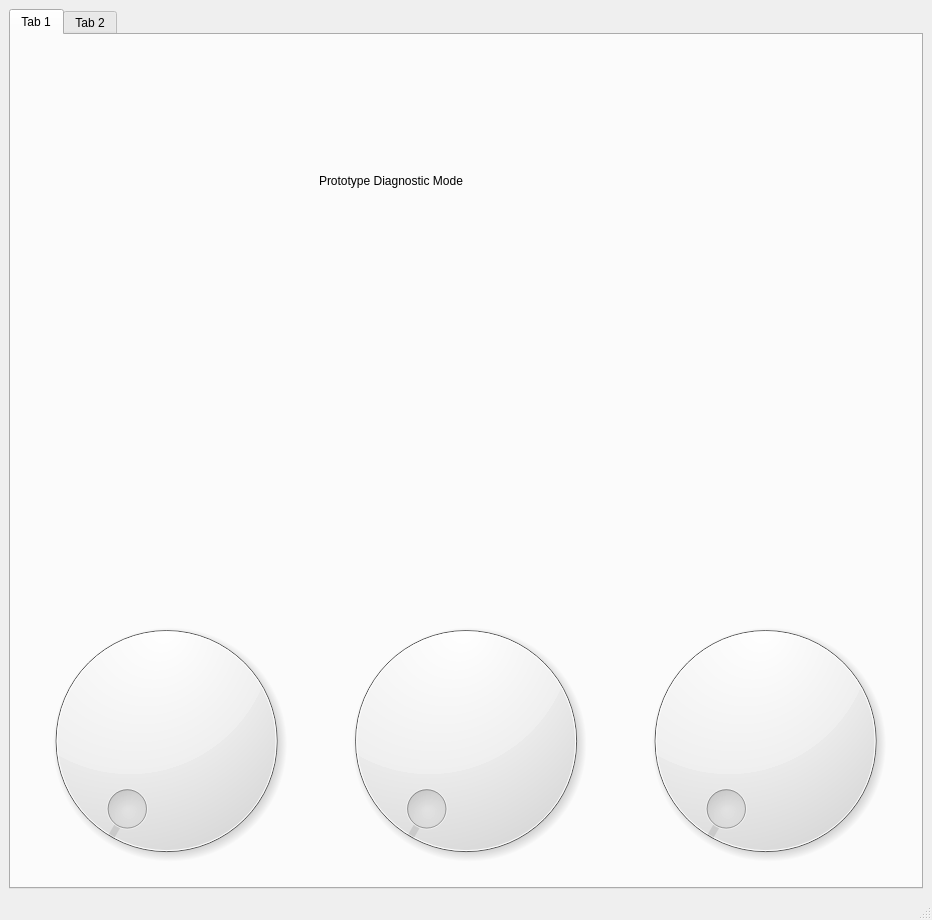
<?xml version="1.0" encoding="UTF-8"?>
<ui version="4.0">
 <class>MainWindow</class>
 <widget class="QMainWindow" name="MainWindow">
  <property name="geometry">
   <rect>
    <x>0</x>
    <y>0</y>
    <width>932</width>
    <height>920</height>
   </rect>
  </property>
  <property name="windowTitle">
   <string>MainWindow</string>
  </property>
  <widget class="QWidget" name="centralwidget">
   <layout class="QGridLayout" name="gridLayout">
    <item row="0" column="1">
     <widget class="QTabWidget" name="tabWidget">
      <property name="currentIndex">
       <number>0</number>
      </property>
      <widget class="QWidget" name="tab">
       <attribute name="title">
        <string>Tab 1</string>
       </attribute>
       <layout class="QGridLayout" name="gridLayout_2">
        <item row="1" column="0">
         <widget class="PlotWidget" name="graph1" native="true"/>
        </item>
        <item row="3" column="0">
         <widget class="QDial" name="dial"/>
        </item>
        <item row="3" column="5">
         <widget class="QDial" name="dial_3"/>
        </item>
        <item row="3" column="3">
         <widget class="QDial" name="dial_2"/>
        </item>
        <item row="1" column="3">
         <widget class="PlotWidget" name="graph2" native="true"/>
        </item>
        <item row="1" column="5">
         <widget class="PlotWidget" name="graph3" native="true"/>
        </item>
        <item row="0" column="3">
         <widget class="QLabel" name="label_2">
          <property name="text">
           <string>Prototype Diagnostic Mode</string>
          </property>
         </widget>
        </item>
       </layout>
      </widget>
      <widget class="QWidget" name="tab_2">
       <attribute name="title">
        <string>Tab 2</string>
       </attribute>
       <widget class="QCheckBox" name="chkLockTab">
        <property name="geometry">
         <rect>
          <x>70</x>
          <y>50</y>
          <width>731</width>
          <height>31</height>
         </rect>
        </property>
        <property name="text">
         <string>LockTab</string>
        </property>
       </widget>
       <widget class="QWidget" name="horizontalLayoutWidget">
        <property name="geometry">
         <rect>
          <x>50</x>
          <y>120</y>
          <width>801</width>
          <height>351</height>
         </rect>
        </property>
        <layout class="QGridLayout" name="gridLayout_3">
         <item row="0" column="0">
          <widget class="InteractiveSineWave" name="BrandonWidget_2" native="true"/>
         </item>
         <item row="0" column="2">
          <widget class="InteractiveSineWave" name="BrandonWidget" native="true"/>
         </item>
         <item row="0" column="1">
          <widget class="InteractiveSineWave" name="BrandonWidget_3" native="true"/>
         </item>
        </layout>
       </widget>
       <widget class="QLabel" name="label">
        <property name="geometry">
         <rect>
          <x>350</x>
          <y>20</y>
          <width>211</width>
          <height>20</height>
         </rect>
        </property>
        <property name="text">
         <string>Prototype Shot Page</string>
        </property>
       </widget>
      </widget>
     </widget>
    </item>
   </layout>
  </widget>
  <widget class="QMenuBar" name="menubar">
   <property name="geometry">
    <rect>
     <x>0</x>
     <y>0</y>
     <width>932</width>
     <height>33</height>
    </rect>
   </property>
  </widget>
  <widget class="QStatusBar" name="statusbar"/>
 </widget>
 <customwidgets>
  <customwidget>
   <class>PlotWidget</class>
   <extends>QWidget</extends>
   <header>pyqtgraph</header>
   <container>1</container>
  </customwidget>
  <customwidget>
   <class>InteractiveSineWave</class>
   <extends>QWidget</extends>
   <header>InteractiveSineWave</header>
   <container>1</container>
  </customwidget>
 </customwidgets>
 <resources/>
 <connections/>
</ui>
